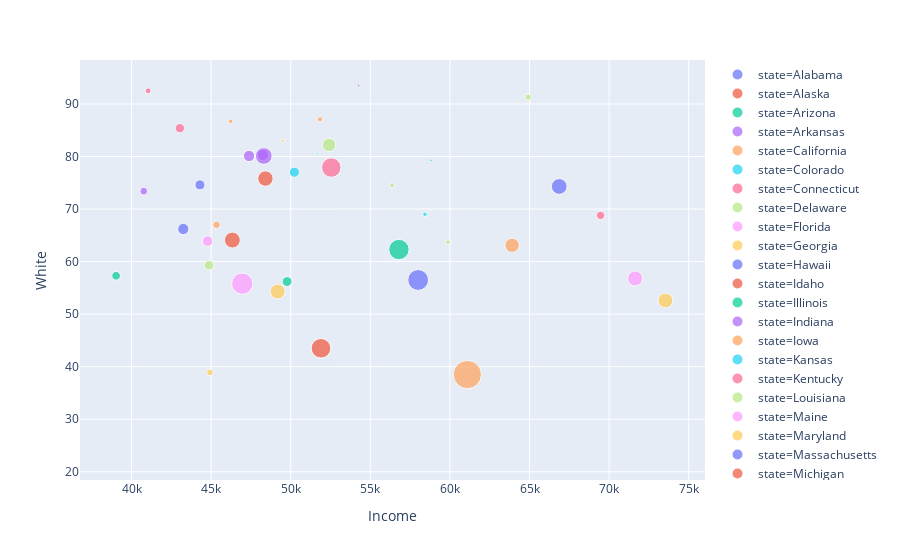

Here is the notebook cell this chart was saved with:
### Markdown cell above
### Hillary voter white vs income household based state

### Code cell
fig = px.scatter(Hill, x="Income", y="White", color="state",
                 size='votes')
fig.show()

### Figure 1 — Plotly figure (JSON) as saved in the notebook; plotly's stock layout.template omitted (floating-point values rounded to 4 significant figures)
{"data": [{"hoverlabel": {"namelength": 0}, "hovertemplate": "state=Alabama<br>Income=%{x}<br>White=%{y}<br>votes=%{marker.size}", "legendgroup": "state=Alabama", "marker": {"color": "#636efa", "size": [309928], "sizemode": "area", "sizeref": 4851.0, "symbol": "circle"}, "mode": "markers", "name": "state=Alabama", "showlegend": true, "type": "scatter", "x": [43253], "xaxis": "x", "y": [66.2], "yaxis": "y"}, {"hoverlabel": {"namelength": 0}, "hovertemplate": "state=Alaska<br>Income=%{x}<br>White=%{y}<br>votes=%{marker.size}", "legendgroup": "state=Alaska", "marker": {"color": "#EF553B", "size": [99], "sizemode": "area", "sizeref": 4851.0, "symbol": "circle"}, "mode": "markers", "name": "state=Alaska", "showlegend": true, "type": "scatter", "x": [70760], "xaxis": "x", "y": [61.9], "yaxis": "y"}, {"hoverlabel": {"namelength": 0}, "hovertemplate": "state=Arizona<br>Income=%{x}<br>White=%{y}<br>votes=%{marker.size}", "legendgroup": "state=Arizona", "marker": {"color": "#00cc96", "size": [235697], "sizemode": "area", "sizeref": 4851.0, "symbol": "circle"}, "mode": "markers", "name": "state=Arizona", "showlegend": true, "type": "scatter", "x": [49774], "xaxis": "x", "y": [56.2], "yaxis": "y"}, {"hoverlabel": {"namelength": 0}, "hovertemplate": "state=Arkansas<br>Income=%{x}<br>White=%{y}<br>votes=%{marker.size}", "legendgroup": "state=Arkansas", "marker": {"color": "#ab63fa", "size": [144580], "sizemode": "area", "sizeref": 4851.0, "symbol": "circle"}, "mode": "markers", "name": "state=Arkansas", "showlegend": true, "type": "scatter", "x": [40768], "xaxis": "x", "y": [73.4], "yaxis": "y"}, {"hoverlabel": {"namelength": 0}, "hovertemplate": "state=California<br>Income=%{x}<br>White=%{y}<br>votes=%{marker.size}", "legendgroup": "state=California", "marker": {"color": "#FFA15A", "size": [1940580], "sizemode": "area", "sizeref": 4851.0, "symbol": "circle"}, "mode": "markers", "name": "state=California", "showlegend": true, "type": "scatter", "x": [61094], "xaxis": "x", "y": [38.5], "yaxis": "y"}, {"hoverlabel": {"namelength": 0}, "hovertemplate": "state=Colorado<br>Income=%{x}<br>White=%{y}<br>votes=%{marker.size}", "legendgroup": "state=Colorado", "marker": {"color": "#19d3f3", "size": [49256], "sizemode": "area", "sizeref": 4851.0, "symbol": "circle"}, "mode": "markers", "name": "state=Colorado", "showlegend": true, "type": "scatter", "x": [58433], "xaxis": "x", "y": [69], "yaxis": "y"}, {"hoverlabel": {"namelength": 0}, "hovertemplate": "state=Connecticut<br>Income=%{x}<br>White=%{y}<br>votes=%{marker.size}", "legendgroup": "state=Connecticut", "marker": {"color": "#FF6692", "size": [170075], "sizemode": "area", "sizeref": 4851.0, "symbol": "circle"}, "mode": "markers", "name": "state=Connecticut", "showlegend": true, "type": "scatter", "x": [69461], "xaxis": "x", "y": [68.8], "yaxis": "y"}, {"hoverlabel": {"namelength": 0}, "hovertemplate": "state=Delaware<br>Income=%{x}<br>White=%{y}<br>votes=%{marker.size}", "legendgroup": "state=Delaware", "marker": {"color": "#B6E880", "size": [55950], "sizemode": "area", "sizeref": 4851.0, "symbol": "circle"}, "mode": "markers", "name": "state=Delaware", "showlegend": true, "type": "scatter", "x": [59878], "xaxis": "x", "y": [63.7], "yaxis": "y"}, {"hoverlabel": {"namelength": 0}, "hovertemplate": "state=Florida<br>Income=%{x}<br>White=%{y}<br>votes=%{marker.size}", "legendgroup": "state=Florida", "marker": {"color": "#FF97FF", "size": [1097400], "sizemode": "area", "sizeref": 4851.0, "symbol": "circle"}, "mode": "markers", "name": "state=Florida", "showlegend": true, "type": "scatter", "x": [46956], "xaxis": "x", "y": [55.8], "yaxis": "y"}, {"hoverlabel": {"namelength": 0}, "hovertemplate": "state=Georgia<br>Income=%{x}<br>White=%{y}<br>votes=%{marker.size}", "legendgroup": "state=Georgia", "marker": {"color": "#FECB52", "size": [543008], "sizemode": "area", "sizeref": 4851.0, "symbol": "circle"}, "mode": "markers", "name": "state=Georgia", "showlegend": true, "type": "scatter", "x": [49179], "xaxis": "x", "y": [54.3], "yaxis": "y"}, {"hoverlabel": {"namelength": 0}, "hovertemplate": "state=Hawaii<br>Income=%{x}<br>White=%{y}<br>votes=%{marker.size}", "legendgroup": "state=Hawaii", "marker": {"color": "#636efa", "size": [10127], "sizemode": "area", "sizeref": 4851.0, "symbol": "circle"}, "mode": "markers", "name": "state=Hawaii", "showlegend": true, "type": "scatter", "x": [67402], "xaxis": "x", "y": [23], "yaxis": "y"}, {"hoverlabel": {"namelength": 0}, "hovertemplate": "state=Idaho<br>Income=%{x}<br>White=%{y}<br>votes=%{marker.size}", "legendgroup": "state=Idaho", "marker": {"color": "#EF553B", "size": [5065], "sizemode": "area", "sizeref": 4851.0, "symbol": "circle"}, "mode": "markers", "name": "state=Idaho", "showlegend": true, "type": "scatter", "x": [46767], "xaxis": "x", "y": [82.8], "yaxis": "y"}, {"hoverlabel": {"namelength": 0}, "hovertemplate": "state=Illinois<br>Income=%{x}<br>White=%{y}<br>votes=%{marker.size}", "legendgroup": "state=Illinois", "marker": {"color": "#00cc96", "size": [1012175], "sizemode": "area", "sizeref": 4851.0, "symbol": "circle"}, "mode": "markers", "name": "state=Illinois", "showlegend": true, "type": "scatter", "x": [56797], "xaxis": "x", "y": [62.3], "yaxis": "y"}, {"hoverlabel": {"namelength": 0}, "hovertemplate": "state=Indiana<br>Income=%{x}<br>White=%{y}<br>votes=%{marker.size}", "legendgroup": "state=Indiana", "marker": {"color": "#ab63fa", "size": [303382], "sizemode": "area", "sizeref": 4851.0, "symbol": "circle"}, "mode": "markers", "name": "state=Indiana", "showlegend": true, "type": "scatter", "x": [48248], "xaxis": "x", "y": [80.3], "yaxis": "y"}, {"hoverlabel": {"namelength": 0}, "hovertemplate": "state=Iowa<br>Income=%{x}<br>White=%{y}<br>votes=%{marker.size}", "legendgroup": "state=Iowa", "marker": {"color": "#FFA15A", "size": [69733], "sizemode": "area", "sizeref": 4851.0, "symbol": "circle"}, "mode": "markers", "name": "state=Iowa", "showlegend": true, "type": "scatter", "x": [51843], "xaxis": "x", "y": [87.1], "yaxis": "y"}, {"hoverlabel": {"namelength": 0}, "hovertemplate": "state=Kansas<br>Income=%{x}<br>White=%{y}<br>votes=%{marker.size}", "legendgroup": "state=Kansas", "marker": {"color": "#19d3f3", "size": [12593], "sizemode": "area", "sizeref": 4851.0, "symbol": "circle"}, "mode": "markers", "name": "state=Kansas", "showlegend": true, "type": "scatter", "x": [51332], "xaxis": "x", "y": [76.8], "yaxis": "y"}, {"hoverlabel": {"namelength": 0}, "hovertemplate": "state=Kentucky<br>Income=%{x}<br>White=%{y}<br>votes=%{marker.size}", "legendgroup": "state=Kentucky", "marker": {"color": "#FF6692", "size": [212550], "sizemode": "area", "sizeref": 4851.0, "symbol": "circle"}, "mode": "markers", "name": "state=Kentucky", "showlegend": true, "type": "scatter", "x": [43036], "xaxis": "x", "y": [85.4], "yaxis": "y"}, {"hoverlabel": {"namelength": 0}, "hovertemplate": "state=Louisiana<br>Income=%{x}<br>White=%{y}<br>votes=%{marker.size}", "legendgroup": "state=Louisiana", "marker": {"color": "#B6E880", "size": [221615], "sizemode": "area", "sizeref": 4851.0, "symbol": "circle"}, "mode": "markers", "name": "state=Louisiana", "showlegend": true, "type": "scatter", "x": [44874], "xaxis": "x", "y": [59.3], "yaxis": "y"}, {"hoverlabel": {"namelength": 0}, "hovertemplate": "state=Maine<br>Income=%{x}<br>White=%{y}<br>votes=%{marker.size}", "legendgroup": "state=Maine", "marker": {"color": "#FF97FF", "size": [1214], "sizemode": "area", "sizeref": 4851.0, "symbol": "circle"}, "mode": "markers", "name": "state=Maine", "showlegend": true, "type": "scatter", "x": [48453], "xaxis": "x", "y": [93.8], "yaxis": "y"}, {"hoverlabel": {"namelength": 0}, "hovertemplate": "state=Maryland<br>Income=%{x}<br>White=%{y}<br>votes=%{marker.size}", "legendgroup": "state=Maryland", "marker": {"color": "#FECB52", "size": [533247], "sizemode": "area", "sizeref": 4851.0, "symbol": "circle"}, "mode": "markers", "name": "state=Maryland", "showlegend": true, "type": "scatter", "x": [73538], "xaxis": "x", "y": [52.6], "yaxis": "y"}, {"hoverlabel": {"namelength": 0}, "hovertemplate": "state=Massachusetts<br>Income=%{x}<br>White=%{y}<br>votes=%{marker.size}", "legendgroup": "state=Massachusetts", "marker": {"color": "#636efa", "size": [603784], "sizemode": "area", "sizeref": 4851.0, "symbol": "circle"}, "mode": "markers", "name": "state=Massachusetts", "showlegend": true, "type": "scatter", "x": [66866], "xaxis": "x", "y": [74.3], "yaxis": "y"}, {"hoverlabel": {"namelength": 0}, "hovertemplate": "state=Michigan<br>Income=%{x}<br>White=%{y}<br>votes=%{marker.size}", "legendgroup": "state=Michigan", "marker": {"color": "#EF553B", "size": [576795], "sizemode": "area", "sizeref": 4851.0, "symbol": "circle"}, "mode": "markers", "name": "state=Michigan", "showlegend": true, "type": "scatter", "x": [48411], "xaxis": "x", "y": [75.8], "yaxis": "y"}, {"hoverlabel": {"namelength": 0}, "hovertemplate": "state=Mississippi<br>Income=%{x}<br>White=%{y}<br>votes=%{marker.size}", "legendgroup": "state=Mississippi", "marker": {"color": "#00cc96", "size": [182447], "sizemode": "area", "sizeref": 4851.0, "symbol": "circle"}, "mode": "markers", "name": "state=Mississippi", "showlegend": true, "type": "scatter", "x": [39031], "xaxis": "x", "y": [57.3], "yaxis": "y"}, {"hoverlabel": {"namelength": 0}, "hovertemplate": "state=Missouri<br>Income=%{x}<br>White=%{y}<br>votes=%{marker.size}", "legendgroup": "state=Missouri", "marker": {"color": "#ab63fa", "size": [310602], "sizemode": "area", "sizeref": 4851.0, "symbol": "circle"}, "mode": "markers", "name": "state=Missouri", "showlegend": true, "type": "scatter", "x": [47380], "xaxis": "x", "y": [80.1], "yaxis": "y"}, {"hoverlabel": {"namelength": 0}, "hovertemplate": "state=Montana<br>Income=%{x}<br>White=%{y}<br>votes=%{marker.size}", "legendgroup": "state=Montana", "marker": {"color": "#FFA15A", "size": [55194], "sizemode": "area", "sizeref": 4851.0, "symbol": "circle"}, "mode": "markers", "name": "state=Montana", "showlegend": true, "type": "scatter", "x": [46230], "xaxis": "x", "y": [86.7], "yaxis": "y"}, {"hoverlabel": {"namelength": 0}, "hovertemplate": "state=Nebraska<br>Income=%{x}<br>White=%{y}<br>votes=%{marker.size}", "legendgroup": "state=Nebraska", "marker": {"color": "#19d3f3", "size": [14340], "sizemode": "area", "sizeref": 4851.0, "symbol": "circle"}, "mode": "markers", "name": "state=Nebraska", "showlegend": true, "type": "scatter", "x": [51672], "xaxis": "x", "y": [80.5], "yaxis": "y"}, {"hoverlabel": {"namelength": 0}, "hovertemplate": "state=Nevada<br>Income=%{x}<br>White=%{y}<br>votes=%{marker.size}", "legendgroup": "state=Nevada", "marker": {"color": "#FF6692", "size": [6296], "sizemode": "area", "sizeref": 4851.0, "symbol": "circle"}, "mode": "markers", "name": "state=Nevada", "showlegend": true, "type": "scatter", "x": [52800], "xaxis": "x", "y": [51.5], "yaxis": "y"}, {"hoverlabel": {"namelength": 0}, "hovertemplate": "state=New Hampshire<br>Income=%{x}<br>White=%{y}<br>votes=%{marker.size}", "legendgroup": "state=New Hampshire", "marker": {"color": "#B6E880", "size": [95252], "sizemode": "area", "sizeref": 4851.0, "symbol": "circle"}, "mode": "markers", "name": "state=New Hampshire", "showlegend": true, "type": "scatter", "x": [64916], "xaxis": "x", "y": [91.3], "yaxis": "y"}, {"hoverlabel": {"namelength": 0}, "hovertemplate": "state=New Jersey<br>Income=%{x}<br>White=%{y}<br>votes=%{marker.size}", "legendgroup": "state=New Jersey", "marker": {"color": "#FF97FF", "size": [554237], "sizemode": "area", "sizeref": 4851.0, "symbol": "circle"}, "mode": "markers", "name": "state=New Jersey", "showlegend": true, "type": "scatter", "x": [71629], "xaxis": "x", "y": [56.8], "yaxis": "y"}, {"hoverlabel": {"namelength": 0}, "hovertemplate": "state=New Mexico<br>Income=%{x}<br>White=%{y}<br>votes=%{marker.size}", "legendgroup": "state=New Mexico", "marker": {"color": "#FECB52", "size": [110451], "sizemode": "area", "sizeref": 4851.0, "symbol": "circle"}, "mode": "markers", "name": "state=New Mexico", "showlegend": true, "type": "scatter", "x": [44927], "xaxis": "x", "y": [38.9], "yaxis": "y"}, {"hoverlabel": {"namelength": 0}, "hovertemplate": "state=New York<br>Income=%{x}<br>White=%{y}<br>votes=%{marker.size}", "legendgroup": "state=New York", "marker": {"color": "#636efa", "size": [1054083], "sizemode": "area", "sizeref": 4851.0, "symbol": "circle"}, "mode": "markers", "name": "state=New York", "showlegend": true, "type": "scatter", "x": [58003], "xaxis": "x", "y": [56.5], "yaxis": "y"}, {"hoverlabel": {"namelength": 0}, "hovertemplate": "state=North Carolina<br>Income=%{x}<br>White=%{y}<br>votes=%{marker.size}", "legendgroup": "state=North Carolina", "marker": {"color": "#EF553B", "size": [616383], "sizemode": "area", "sizeref": 4851.0, "symbol": "circle"}, "mode": "markers", "name": "state=North Carolina", "showlegend": true, "type": "scatter", "x": [46334], "xaxis": "x", "y": [64.1], "yaxis": "y"}, {"hoverlabel": {"namelength": 0}, "hovertemplate": "state=North Dakota<br>Income=%{x}<br>White=%{y}<br>votes=%{marker.size}", "legendgroup": "state=North Dakota", "marker": {"color": "#00cc96", "size": [101], "sizemode": "area", "sizeref": 4851.0, "symbol": "circle"}, "mode": "markers", "name": "state=North Dakota", "showlegend": true, "type": "scatter", "x": [53741], "xaxis": "x", "y": [86.6], "yaxis": "y"}, {"hoverlabel": {"namelength": 0}, "hovertemplate": "state=Ohio<br>Income=%{x}<br>White=%{y}<br>votes=%{marker.size}", "legendgroup": "state=Ohio", "marker": {"color": "#ab63fa", "size": [679266], "sizemode": "area", "sizeref": 4851.0, "symbol": "circle"}, "mode": "markers", "name": "state=Ohio", "showlegend": true, "type": "scatter", "x": [48308], "xaxis": "x", "y": [80.1], "yaxis": "y"}, {"hoverlabel": {"namelength": 0}, "hovertemplate": "state=Oklahoma<br>Income=%{x}<br>White=%{y}<br>votes=%{marker.size}", "legendgroup": "state=Oklahoma", "marker": {"color": "#FFA15A", "size": [139338], "sizemode": "area", "sizeref": 4851.0, "symbol": "circle"}, "mode": "markers", "name": "state=Oklahoma", "showlegend": true, "type": "scatter", "x": [45339], "xaxis": "x", "y": [67], "yaxis": "y"}, {"hoverlabel": {"namelength": 0}, "hovertemplate": "state=Oregon<br>Income=%{x}<br>White=%{y}<br>votes=%{marker.size}", "legendgroup": "state=Oregon", "marker": {"color": "#19d3f3", "size": [251739], "sizemode": "area", "sizeref": 4851.0, "symbol": "circle"}, "mode": "markers", "name": "state=Oregon", "showlegend": true, "type": "scatter", "x": [50229], "xaxis": "x", "y": [77], "yaxis": "y"}, {"hoverlabel": {"namelength": 0}, "hovertemplate": "state=Pennsylvania<br>Income=%{x}<br>White=%{y}<br>votes=%{marker.size}", "legendgroup": "state=Pennsylvania", "marker": {"color": "#FF6692", "size": [918689], "sizemode": "area", "sizeref": 4851.0, "symbol": "circle"}, "mode": "markers", "name": "state=Pennsylvania", "showlegend": true, "type": "scatter", "x": [52548], "xaxis": "x", "y": [77.9], "yaxis": "y"}, {"hoverlabel": {"namelength": 0}, "hovertemplate": "state=Rhode Island<br>Income=%{x}<br>White=%{y}<br>votes=%{marker.size}", "legendgroup": "state=Rhode Island", "marker": {"color": "#B6E880", "size": [52493], "sizemode": "area", "sizeref": 4851.0, "symbol": "circle"}, "mode": "markers", "name": "state=Rhode Island", "showlegend": true, "type": "scatter", "x": [56361], "xaxis": "x", "y": [74.5], "yaxis": "y"}, {"hoverlabel": {"namelength": 0}, "hovertemplate": "state=South Carolina<br>Income=%{x}<br>White=%{y}<br>votes=%{marker.size}", "legendgroup": "state=South Carolina", "marker": {"color": "#FF97FF", "size": [271514], "sizemode": "area", "sizeref": 4851.0, "symbol": "circle"}, "mode": "markers", "name": "state=South Carolina", "showlegend": true, "type": "scatter", "x": [44779], "xaxis": "x", "y": [63.9], "yaxis": "y"}, {"hoverlabel": {"namelength": 0}, "hovertemplate": "state=South Dakota<br>Income=%{x}<br>White=%{y}<br>votes=%{marker.size}", "legendgroup": "state=South Dakota", "marker": {"color": "#FECB52", "size": [27046], "sizemode": "area", "sizeref": 4851.0, "symbol": "circle"}, "mode": "markers", "name": "state=South Dakota", "showlegend": true, "type": "scatter", "x": [49495], "xaxis": "x", "y": [83], "yaxis": "y"}, {"hoverlabel": {"namelength": 0}, "hovertemplate": "state=Tennessee<br>Income=%{x}<br>White=%{y}<br>votes=%{marker.size}", "legendgroup": "state=Tennessee", "marker": {"color": "#636efa", "size": [245304], "sizemode": "area", "sizeref": 4851.0, "symbol": "circle"}, "mode": "markers", "name": "state=Tennessee", "showlegend": true, "type": "scatter", "x": [44298], "xaxis": "x", "y": [74.6], "yaxis": "y"}, {"hoverlabel": {"namelength": 0}, "hovertemplate": "state=Texas<br>Income=%{x}<br>White=%{y}<br>votes=%{marker.size}", "legendgroup": "state=Texas", "marker": {"color": "#EF553B", "size": [935080], "sizemode": "area", "sizeref": 4851.0, "symbol": "circle"}, "mode": "markers", "name": "state=Texas", "showlegend": true, "type": "scatter", "x": [51900], "xaxis": "x", "y": [43.5], "yaxis": "y"}, {"hoverlabel": {"namelength": 0}, "hovertemplate": "state=Utah<br>Income=%{x}<br>White=%{y}<br>votes=%{marker.size}", "legendgroup": "state=Utah", "marker": {"color": "#00cc96", "size": [15666], "sizemode": "area", "sizeref": 4851.0, "symbol": "circle"}, "mode": "markers", "name": "state=Utah", "showlegend": true, "type": "scatter", "x": [58821], "xaxis": "x", "y": [79.3], "yaxis": "y"}, {"hoverlabel": {"namelength": 0}, "hovertemplate": "state=Vermont<br>Income=%{x}<br>White=%{y}<br>votes=%{marker.size}", "legendgroup": "state=Vermont", "marker": {"color": "#ab63fa", "size": [18335], "sizemode": "area", "sizeref": 4851.0, "symbol": "circle"}, "mode": "markers", "name": "state=Vermont", "showlegend": true, "type": "scatter", "x": [54267], "xaxis": "x", "y": [93.5], "yaxis": "y"}, {"hoverlabel": {"namelength": 0}, "hovertemplate": "state=Virginia<br>Income=%{x}<br>White=%{y}<br>votes=%{marker.size}", "legendgroup": "state=Virginia", "marker": {"color": "#FFA15A", "size": [503358], "sizemode": "area", "sizeref": 4851.0, "symbol": "circle"}, "mode": "markers", "name": "state=Virginia", "showlegend": true, "type": "scatter", "x": [63907], "xaxis": "x", "y": [63.1], "yaxis": "y"}, {"hoverlabel": {"namelength": 0}, "hovertemplate": "state=Washington<br>Income=%{x}<br>White=%{y}<br>votes=%{marker.size}", "legendgroup": "state=Washington", "marker": {"color": "#19d3f3", "size": [7140], "sizemode": "area", "sizeref": 4851.0, "symbol": "circle"}, "mode": "markers", "name": "state=Washington", "showlegend": true, "type": "scatter", "x": [59478], "xaxis": "x", "y": [70.4], "yaxis": "y"}, {"hoverlabel": {"namelength": 0}, "hovertemplate": "state=West Virginia<br>Income=%{x}<br>White=%{y}<br>votes=%{marker.size}", "legendgroup": "state=West Virginia", "marker": {"color": "#FF6692", "size": [86354], "sizemode": "area", "sizeref": 4851.0, "symbol": "circle"}, "mode": "markers", "name": "state=West Virginia", "showlegend": true, "type": "scatter", "x": [41043], "xaxis": "x", "y": [92.5], "yaxis": "y"}, {"hoverlabel": {"namelength": 0}, "hovertemplate": "state=Wisconsin<br>Income=%{x}<br>White=%{y}<br>votes=%{marker.size}", "legendgroup": "state=Wisconsin", "marker": {"color": "#B6E880", "size": [432767], "sizemode": "area", "sizeref": 4851.0, "symbol": "circle"}, "mode": "markers", "name": "state=Wisconsin", "showlegend": true, "type": "scatter", "x": [52413], "xaxis": "x", "y": [82.2], "yaxis": "y"}, {"hoverlabel": {"namelength": 0}, "hovertemplate": "state=Wyoming<br>Income=%{x}<br>White=%{y}<br>votes=%{marker.size}", "legendgroup": "state=Wyoming", "marker": {"color": "#FF97FF", "size": [124], "sizemode": "area", "sizeref": 4851.0, "symbol": "circle"}, "mode": "markers", "name": "state=Wyoming", "showlegend": true, "type": "scatter", "x": [57406], "xaxis": "x", "y": [84.1], "yaxis": "y"}], "layout": {"legend": {"itemsizing": "constant", "tracegroupgap": 0}, "margin": {"t": 60}, "xaxis": {"anchor": "y", "domain": [0, 1], "title": {"text": "Income"}}, "yaxis": {"anchor": "x", "domain": [0, 1], "title": {"text": "White"}}}}
